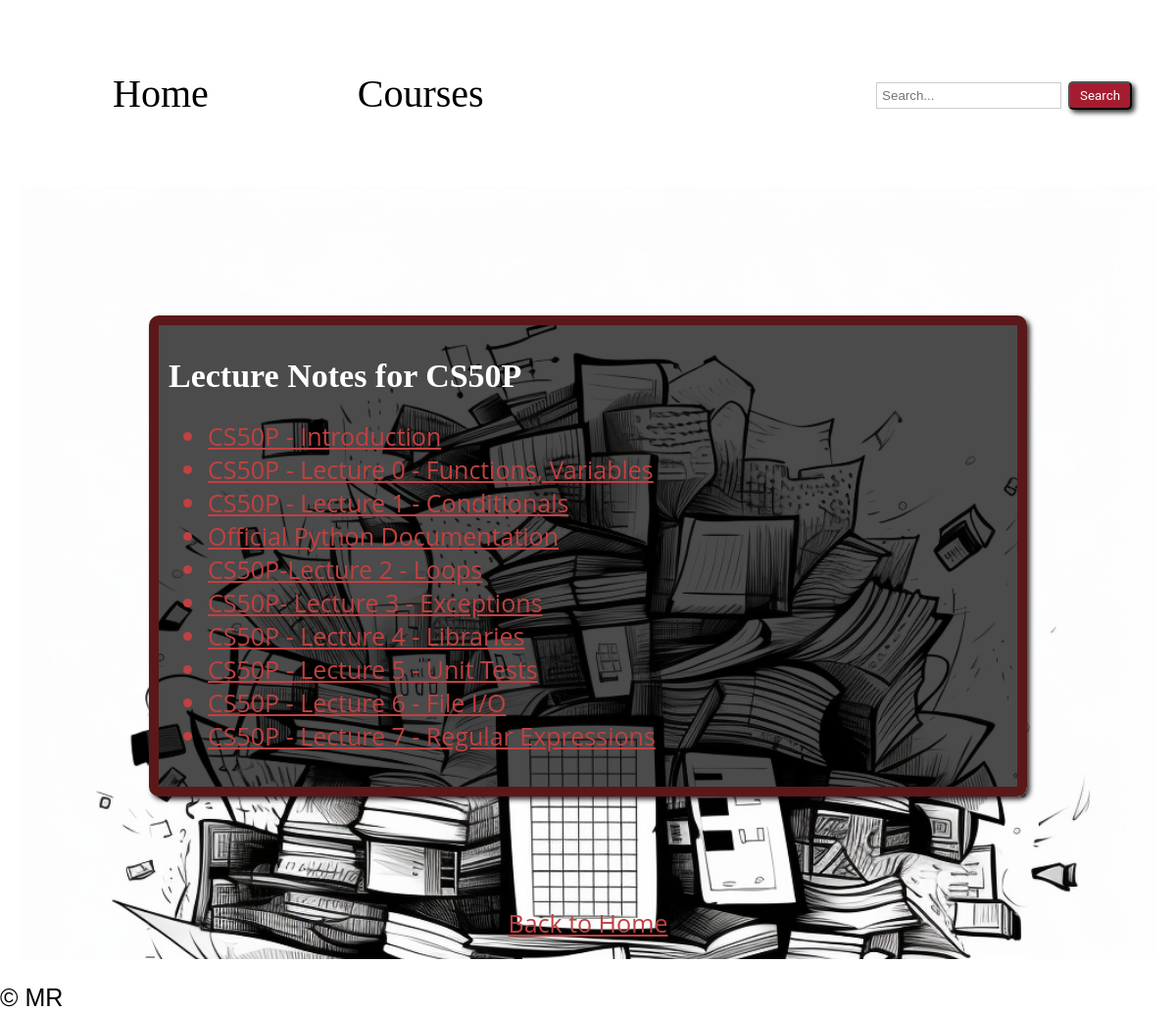
The app's page /lecture-notes/1/ with its own data.
### cs50notes/models.py (models this page shows, shortened)
class Course (models.Model):
    name = models.CharField(max_length=255)
    description = models.TextField()
    created_at = models.DateTimeField(auto_now_add=True)

class LectureNote(models.Model):
    title = models.CharField(max_length=200)
    image = models.ImageField(upload_to='lecture_images/', null=True, blank=True)
    content = RichTextField(blank = True, null = True )
    category = models.ForeignKey(Course, on_delete=models.CASCADE)
    created_at = models.DateTimeField(auto_now_add=True)
    updated_at = models.DateTimeField(auto_now=True)
    language = models.CharField(max_length=100, default='python')
    web_link = models.URLField(blank=True, null=True)

### cs50notes/views.py (the view)
# urls.py: path('lecture-notes/<int:course_id>/', views.lecture_note_list, name='lecture-note-list'),
def lecture_note_list(request, course_id):
    course = get_object_or_404(Course, pk=course_id)
    notes = LectureNote.objects.filter(category_id=course_id)
    return render(request, 'course-notes.html', {'course': course, 'notes': notes})

### cs50notes/templates/course-notes.html (shortened to what this page needs)
{% extends 'layout.html' %}
{% load static %}
{% load custom_filters %}
{% block content %}
<div class="course-notes-list">
<div class="card">
    <h1>Lecture Notes for {{ course.name }}</h1>
    <ul>
        {% if notes %}
            {% for note in notes %}
            <li class="a-link"><a class="a-link" href="{% url 'lecture-note-detail' course.id note.id %}">{{ note.title }}</a></li>
            {% endfor %}
        {% else %}
            <li >No lecture notes available for this course. 📚</li>
        {% endif %}
    </ul>
</div>
<a class="a-link" href="{% url 'home' %}">Back to Home</a>
</div>
{% endblock %}

### cs50notes/static/styles.css (style rules this page uses)
:root { --primary-color:#A51C30 ; --secondary-color: #E5DCCF; --accent-color: #BF4141; --highlight-color:#BF9775; --text-color:#ffffff ; --code-color:#00FF00; --link-color:#BF4141; }
body { height: 100vh; background-repeat: no-repeat; background-position: center; font-family: 'Spicy Potatos', Arial, sans-serif; margin: 0; padding: 0; font-size: 25px; }
.a-link { font-family: 'Open Sans', sans-serif; color: var(--link-color); transition: color 0.2s; }
.course-notes-list { background-image: url('/static/images/course-notes.png'); background-size: cover; background-repeat: no-repeat; justify-content: center; align-items: center; display: flex; flex-wrap: wrap; justify-content: space-around; padding: 20px; margin: 20px; }
.card { background-color: rgba(0, 0, 0, 0.7); font-family: 'Open Sans'; margin-left: 50px; color: #ffffff; border: 10px solid #5b1818; border-radius: 10px; padding: 10px; margin: 10%; width: 80%; box-shadow: 3px 3px 5px 0 rgba(0, 0, 0, 0.8); transition: transform 0.2s, box-shadow 0.2s; }
.card h1 { font-family: 'Manga Temple'; font-size: 34px; margin-bottom: 10px; }

### records on screen
Course: name "CS50P"
LectureNote: title "CS50P - Introduction"
LectureNote: title "CS50P - Lecture 0 - Functions, Variables"
LectureNote: title "CS50P - Lecture 1 - Conditionals"
LectureNote: title "Official Python Documentation"
LectureNote: title "CS50P-Lecture 2 - Loops"
LectureNote: title "CS50P- Lecture 3 - Exceptions"
LectureNote: title "CS50P - Lecture 4 - Libraries"
LectureNote: title "CS50P - Lecture 5 - Unit Tests"
LectureNote: title "CS50P - Lecture 6 - File I/O"
LectureNote: title "CS50P - Lecture 7 - Regular Expressions"
